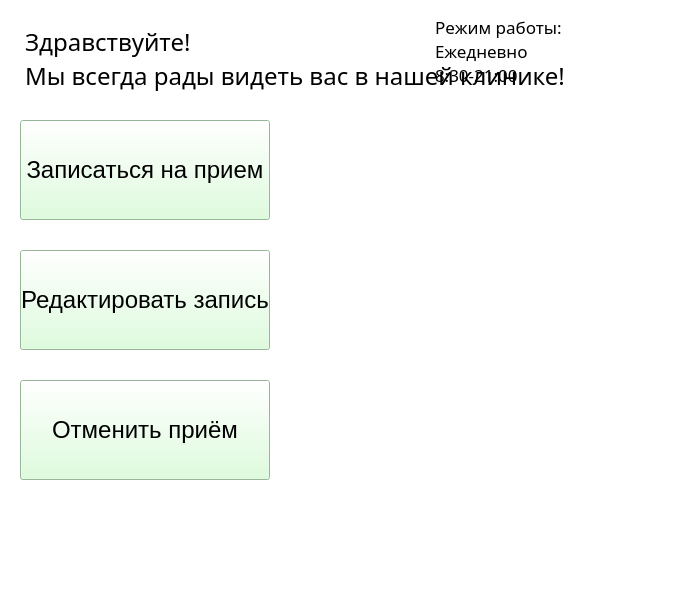
<?xml version="1.0" encoding="UTF-8"?>
<ui version="4.0">
 <class>VeterinaryClinic</class>
 <widget class="QMainWindow" name="VeterinaryClinic">
  <property name="geometry">
   <rect>
    <x>0</x>
    <y>0</y>
    <width>700</width>
    <height>600</height>
   </rect>
  </property>
  <property name="font">
   <font>
    <pointsize>18</pointsize>
   </font>
  </property>
  <property name="windowTitle">
   <string>MainWindow</string>
  </property>
  <property name="styleSheet">
   <string notr="true">background-color: rgb(255, 255, 255);</string>
  </property>
  <widget class="QWidget" name="centralwidget">
   <widget class="QPushButton" name="ChangeButton">
    <property name="geometry">
     <rect>
      <x>20</x>
      <y>250</y>
      <width>250</width>
      <height>100</height>
     </rect>
    </property>
    <property name="font">
     <font>
      <family>Arial</family>
      <pointsize>18</pointsize>
      <weight>50</weight>
      <italic>false</italic>
      <bold>false</bold>
     </font>
    </property>
    <property name="styleSheet">
     <string notr="true">background-color: rgb(212, 255, 211);
font: 18pt &quot;Arial&quot;;</string>
    </property>
    <property name="text">
     <string>Редактировать запись</string>
    </property>
   </widget>
   <widget class="QPushButton" name="RecordButton">
    <property name="geometry">
     <rect>
      <x>20</x>
      <y>120</y>
      <width>250</width>
      <height>100</height>
     </rect>
    </property>
    <property name="maximumSize">
     <size>
      <width>250</width>
      <height>16777215</height>
     </size>
    </property>
    <property name="font">
     <font>
      <family>Arial</family>
      <pointsize>18</pointsize>
     </font>
    </property>
    <property name="styleSheet">
     <string notr="true">font: 18pt &quot;Arial&quot;;
background-color: rgb(212, 255, 211);</string>
    </property>
    <property name="text">
     <string>Записаться на прием</string>
    </property>
    <property name="iconSize">
     <size>
      <width>16</width>
      <height>16</height>
     </size>
    </property>
   </widget>
   <widget class="QTextBrowser" name="WelcomeText">
    <property name="geometry">
     <rect>
      <x>20</x>
      <y>20</y>
      <width>851</width>
      <height>81</height>
     </rect>
    </property>
    <property name="font">
     <font>
      <family>PT Sans</family>
      <pointsize>13</pointsize>
      <weight>50</weight>
      <italic>false</italic>
      <bold>false</bold>
     </font>
    </property>
    <property name="styleSheet">
     <string notr="true">background-color: rgba(255, 255, 255, 0);
font: 13pt &quot;PT Sans&quot;;</string>
    </property>
    <property name="html">
     <string>&lt;!DOCTYPE HTML PUBLIC &quot;-//W3C//DTD HTML 4.0//EN&quot; &quot;http://www.w3.org/TR/REC-html40/strict.dtd&quot;&gt;
&lt;html&gt;&lt;head&gt;&lt;meta name=&quot;qrichtext&quot; content=&quot;1&quot; /&gt;&lt;style type=&quot;text/css&quot;&gt;
p, li { white-space: pre-wrap; }
&lt;/style&gt;&lt;/head&gt;&lt;body style=&quot; font-family:'PT Sans'; font-size:13pt; font-weight:400; font-style:normal;&quot;&gt;
&lt;p style=&quot; margin-top:0px; margin-bottom:0px; margin-left:0px; margin-right:0px; -qt-block-indent:0; text-indent:0px;&quot;&gt;&lt;span style=&quot; font-family:'Arial'; font-size:18pt;&quot;&gt;Здравствуйте!&lt;/span&gt;&lt;/p&gt;
&lt;p style=&quot; margin-top:0px; margin-bottom:0px; margin-left:0px; margin-right:0px; -qt-block-indent:0; text-indent:0px;&quot;&gt;&lt;span style=&quot; font-family:'Arial'; font-size:18pt;&quot;&gt;Мы всегда рады видеть вас в нашей клинике!&lt;/span&gt;&lt;/p&gt;&lt;/body&gt;&lt;/html&gt;</string>
    </property>
   </widget>
   <widget class="QPushButton" name="CancelButton">
    <property name="geometry">
     <rect>
      <x>20</x>
      <y>380</y>
      <width>250</width>
      <height>100</height>
     </rect>
    </property>
    <property name="font">
     <font>
      <family>Arial</family>
      <pointsize>18</pointsize>
      <weight>50</weight>
      <italic>false</italic>
      <bold>false</bold>
     </font>
    </property>
    <property name="styleSheet">
     <string notr="true">background-color: rgb(212, 255, 211);
font: 18pt &quot;Arial&quot;;</string>
    </property>
    <property name="text">
     <string>Отменить приём</string>
    </property>
   </widget>
   <widget class="QTextBrowser" name="WelcomeText_2">
    <property name="geometry">
     <rect>
      <x>430</x>
      <y>10</y>
      <width>851</width>
      <height>81</height>
     </rect>
    </property>
    <property name="font">
     <font>
      <family>PT Sans</family>
      <pointsize>13</pointsize>
      <weight>50</weight>
      <italic>false</italic>
      <bold>false</bold>
     </font>
    </property>
    <property name="styleSheet">
     <string notr="true">background-color: rgba(255, 255, 255, 0);
font: 13pt &quot;PT Sans&quot;;</string>
    </property>
    <property name="html">
     <string>&lt;!DOCTYPE HTML PUBLIC &quot;-//W3C//DTD HTML 4.0//EN&quot; &quot;http://www.w3.org/TR/REC-html40/strict.dtd&quot;&gt;
&lt;html&gt;&lt;head&gt;&lt;meta name=&quot;qrichtext&quot; content=&quot;1&quot; /&gt;&lt;style type=&quot;text/css&quot;&gt;
p, li { white-space: pre-wrap; }
&lt;/style&gt;&lt;/head&gt;&lt;body style=&quot; font-family:'PT Sans'; font-size:13pt; font-weight:400; font-style:normal;&quot;&gt;
&lt;p style=&quot; margin-top:0px; margin-bottom:0px; margin-left:0px; margin-right:0px; -qt-block-indent:0; text-indent:0px;&quot;&gt;Режим работы:&lt;/p&gt;
&lt;p style=&quot; margin-top:0px; margin-bottom:0px; margin-left:0px; margin-right:0px; -qt-block-indent:0; text-indent:0px;&quot;&gt;Ежедневно&lt;/p&gt;
&lt;p style=&quot; margin-top:0px; margin-bottom:0px; margin-left:0px; margin-right:0px; -qt-block-indent:0; text-indent:0px;&quot;&gt;8:30-21:00&lt;/p&gt;&lt;/body&gt;&lt;/html&gt;</string>
    </property>
   </widget>
  </widget>
  <widget class="QMenuBar" name="menubar">
   <property name="geometry">
    <rect>
     <x>0</x>
     <y>0</y>
     <width>700</width>
     <height>24</height>
    </rect>
   </property>
  </widget>
  <widget class="QStatusBar" name="statusbar"/>
 </widget>
 <tabstops>
  <tabstop>RecordButton</tabstop>
  <tabstop>WelcomeText</tabstop>
  <tabstop>ChangeButton</tabstop>
  <tabstop>CancelButton</tabstop>
 </tabstops>
 <resources/>
 <connections/>
</ui>
